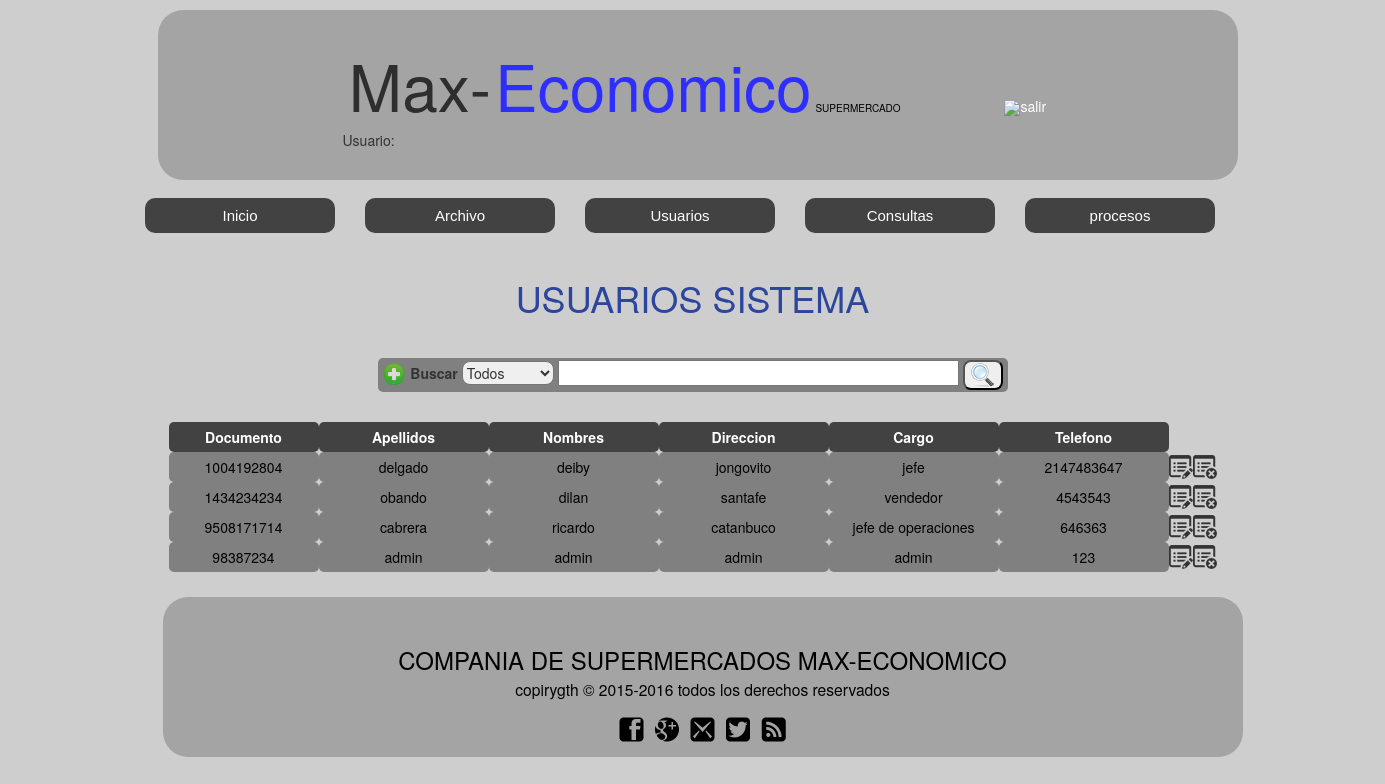
Screenshot of /usuariosdelsistema.php (signed in) with the database file from the repository.
### tables this page shows
CREATE TABLE `usuarios_sistema` (
  `ususis_documento` varchar(10) NOT NULL,
  `ususis_apellidos` varchar(100) NOT NULL,
  `ususis_nombres` varchar(100) NOT NULL,
  `ususis_direccion` varchar(50) NOT NULL,
  `ususis_cargo` varchar(50) NOT NULL,
  `ususis_pais` varchar(100) NOT NULL,
  `ususis_telefono` int(10) NOT NULL,
  `ususis_clave` int(5) NOT NULL,
  PRIMARY KEY  (`ususis_documento`)
);

### usuariosdelsistema.php (the view, shortened to what this page needs)
<!DOCTYPE html>
<html>
<head>
	<link rel="stylesheet" type="text/css" href="css/estilo.css">
	<link rel="stylesheet" type="text/css" href="css/normalizer.css">
	<link rel="stylesheet" type="text/css" href="css/bottstrap/bootstrap.min.css">
</head>
<body class="cuerpo">
<center>
  <section class="contenedorinicio1">
    <br>
    <h1 class="tituloinicio1">
       Max-
    </h1>
    <h2 class="tituloinicio2">
       Economico
    </h2>
    <h3 class="tituloinicio3">
      SUPERMERCADO
    </h3>
    <a id="ingresar" href="cerrar_sesion.php"><img class="iconingresar" src="imagenes/cerrar">salir</a>
    <br>
    <div id="usuario">
       <?php
        echo  " Usuario: ".$nombreususis ;
        ?>
    </div>
  </section>
	<div id="menu2">
	<ul>
	  <li class="nivel1">
	    <a href="principalsistema.php" class="nivel1">Inicio</a>
	  </li>
		  <li class="nivel1"><a href="#" class="nivel1">Archivo</a>
	  </li>
	  <li class="nivel1"><a href="#" class="nivel1">Usuarios</a>
		</li>
	  <li class="nivel1"><a href="#" class="nivel1">Consultas</a>
	  </li>
	  <li class="nivel1"><a href="#" class="nivel1">procesos</a>
	  </li>
    </ul>
    </div>
    <br>
    <br>
    <br>
    <h1> USUARIOS SISTEMA</h1>
	  <section id="cuerpo2">
				<form id="frmbuscar" method="POST" action="">
						<a href="formulariousuariossistema.php">
							<img src="imagenes/adicionar.png">
						</a>
						<label id="lblbuscar">Buscar</label>
							<select id="selbuscar" name="selcampo">
								<option value="todos">Todos</option>
							</select>
						<input type="text" name="txtbuscar" size="50" height="5px" class="campobuscar">
						<button type="submit" name="btnbuscar" class="botonbuscar">
							<img src="imagenes/lupa.png">
						</button>
				</form>
				<br>
				<table >
				 <tr id="titulo2prod">
				 	 <th id="documento">
				        Documento
				     </th>
				      <th  id="apellidos">
				        Apellidos
				     </th>
				     <th  id="nombres">
				        Nombres
				     </th>
				     <th  id="direccion">
				        Direccion
				     </th>
				    <th  id="cargo">
				        Cargo
				     </th>
				     <th  id="telefono">
				        Telefono
				     </th>
				 <tr>
				<?php
				$con  = ConectarBD();
				$sSQL = "SELECT * FROM usuarios_sistema".$where;
				$datos = $con->query($sSQL);
				foreach( $datos as $fila)
				{
				 echo '<tr id="contenido">';
				 	echo '<td id="documento">';
				       echo $fila['ususis_documento'];
				    echo '</td>';
				    echo '<td id="apellidos">';
				       echo $fila['ususis_apellidos'];
				    echo '</td>';
				    echo '<td id="nombres">';
				       echo $fila['ususis_nombres'];
				    echo '</td>';
				    echo '<td id="direccion">';
				       echo $fila['ususis_direccion'];
				    echo '</td>';
				    echo '<td id="cargo">';
				       echo $fila['ususis_cargo'];
				    echo '</td>';
				    echo '<td id="telefono">';
				       echo $fila['ususis_telefono'];
				    echo '</td>';
				    echo '<td class="imgicon">';
				       echo '<a href="modificar_ususistema.php?codigo='.$fila['ususis_documento'].'"><img class="imgicon" src="imagenes/editar.png" > </a>';
				    echo '</td>';
				    echo '<td class="imgicon">';
				       echo '<a href="eliminar_ususistema.php?codigo='.$fila['ususis_documento'].'"><img  class="imgicon" src="imagenes/eliminar.png" > </a>';
				    echo '</td>';
				 echo '</tr>';
				}
			?>
		</table>
      </section>
	 <?php
	 include_once("pie.php");
	  ?>
</center>
</body>
</html>

### css/estilo.css (style rules this page uses)
.imgicon { background:#cecece; }
.cuerpo { background:#cecece; }
#menu2 { text-align: center; font-size: 15px; width: 1300px; background: blue; margin: 18px auto 12px 75px; background: blue; }
#menu2 ul { list-style-type: none; }
#menu2 ul li.nivel1 { float: left; width: 220px; }
#menu2 ul li a { display: block; text-decoration: none; color: #fff; background-color: #424242; padding: 7px; position: relative; margin-left: 30px; font-family: arial; border-radius: 10px; }
#menu2 ul li a.nivel1 { display: block!important; display: none; position: relative; }
h1 { text-align: center; color: #2C459D; }
h2 { text-align: center; }
form { margin: 0 auto; width: 870px; }
table { margin: 10px auto; }
div { margin: 5 0 0 30; width: 500px; text-align: justify; border: blue; }
.tituloinicio1 { display: inline-left; display: inline-block; color: #2E2E2E; font-size: 64px; }
.tituloinicio2 { display: inline-block; color: #2E2EFE; font-size: 64px; }
.tituloinicio3 { display: inline-block; font-size: 10px; color:#000; }
.contenedorinicio1 { width: 1080px; background: #A4A4A4; margin-left:10px; margin-top: 10px; height: 170px; border-radius: 25px; display: inline-block; }
#ingresar { margin-left: 100px; color: white; display: inline-block; text-align: center; text-decoration: none; }
.iconingresar { display: inline-block; }
#titulo2prod { background-color: #424242; color: #fff; line-height: 30px; }
#contenido { background-color: gray; color: black; }
#frmbuscar { background: gray; margin-top: 40px; width: 630px; padding: 2px; border-radius: 5px; }
.botonbuscar { border-radius: 8px; }
#selbuscar { border-radius: 8px; }
#documento { width: 150px; border-radius: 5px; margin: 5px; text-align: center; }
#apellidos { width: 170px; border-radius: 5px; margin: 5px; text-align: center; }
#nombres { width: 170px; border-radius: 5px; margin: 5px; text-align: center; }
#direccion { width: 170px; border-radius: 5px; margin: 7px; text-align: center; }
#cargo { width: 170px; border-radius: 5px; margin: 7px; text-align: center; }
#telefono { width: 170px; height: 30px; border-radius: 5px; margin: 5px; text-align: center; }
#usuario { margin-right: 210px; }

### rows the page displays
usuarios_sistema: ususis_documento "1004192804", ususis_apellidos "delgado", ususis_nombres "deiby", ususis_direccion "jongovito", ususis_cargo "jefe", ususis_telefono "2147483647"
usuarios_sistema: ususis_documento "1434234234", ususis_apellidos "obando", ususis_nombres "dilan", ususis_direccion "santafe", ususis_cargo "vendedor", ususis_telefono "4543543"
usuarios_sistema: ususis_documento "9508171714", ususis_apellidos "cabrera", ususis_nombres "ricardo", ususis_direccion "catanbuco", ususis_cargo "jefe de operaciones", ususis_telefono "646363"
usuarios_sistema: ususis_documento "98387234", ususis_apellidos "admin", ususis_nombres "admin", ususis_direccion "admin", ususis_cargo "admin", ususis_telefono "123"
